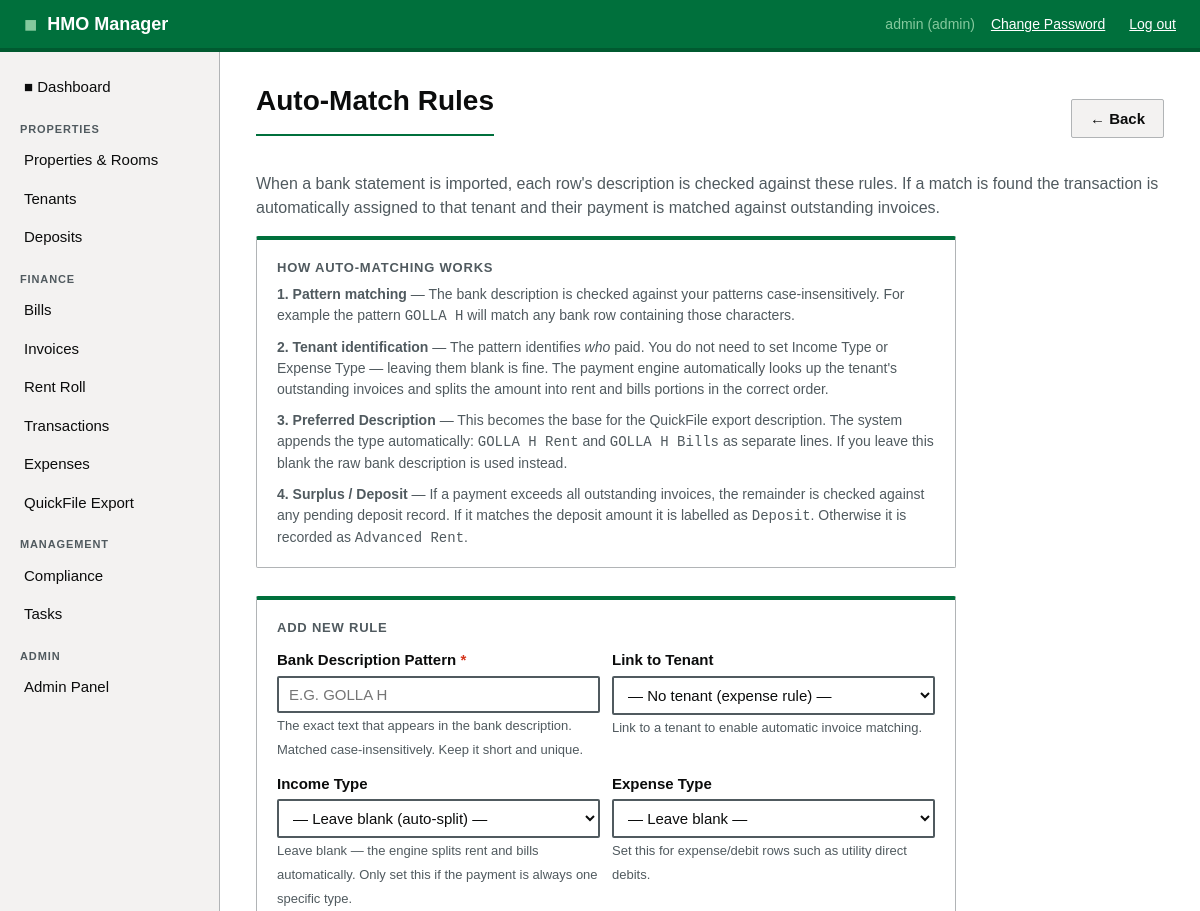
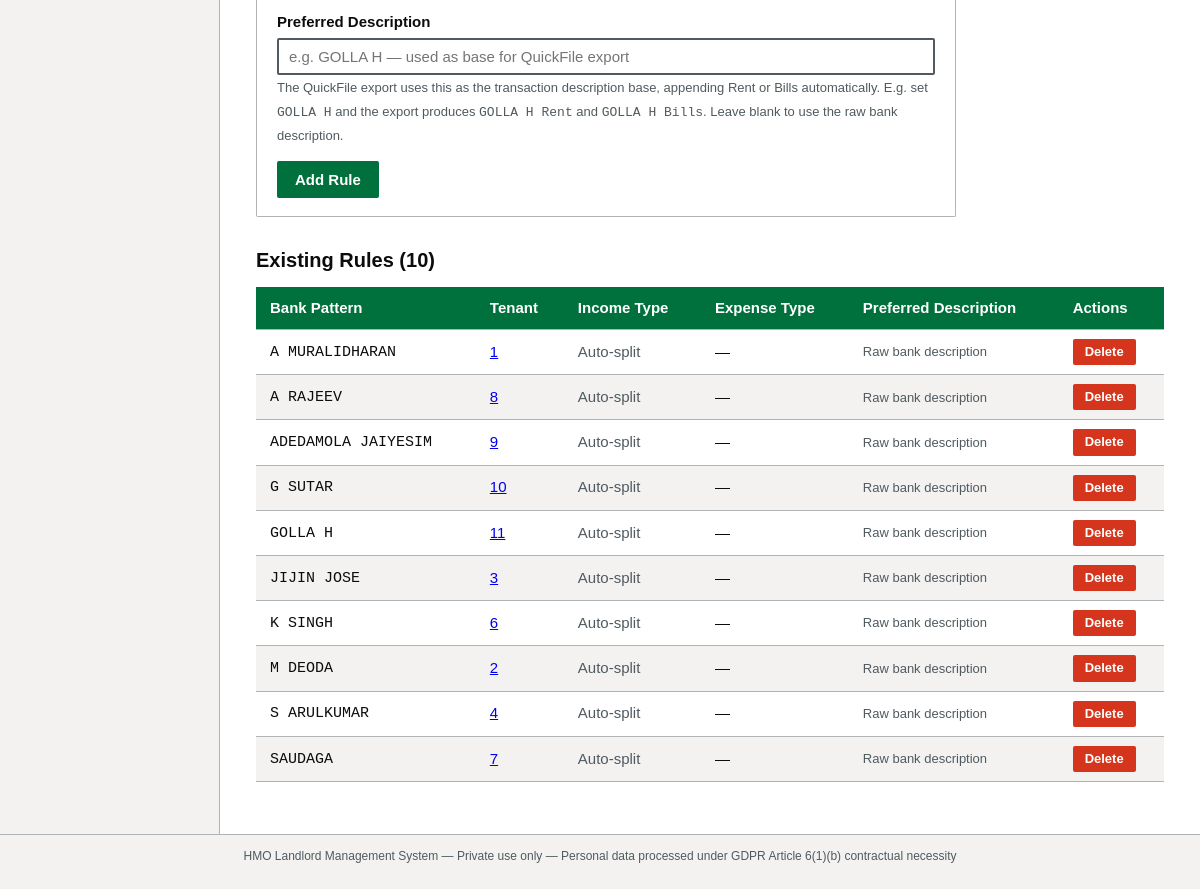
/transactions/legend (signed in), run on the app's committed database (2 pictures, top to bottom).
### app/models.py (models this page shows, shortened)
class User(UserMixin, db.Model):
    __tablename__ = 'users'
    id = db.Column(db.Integer, primary_key=True)
    username = db.Column(db.String(64), unique=True, nullable=False)
    email = db.Column(db.String(120), unique=True, nullable=False)
    password_hash = db.Column(db.String(256), nullable=False)
    role = db.Column(db.String(20), default='landlord')  # admin / landlord / tenant
    is_active = db.Column(db.Boolean, default=True)
    created_at = db.Column(db.DateTime, default=datetime.utcnow)
    properties = db.relationship('Property', backref='owner', lazy='dynamic')
    tenants = db.relationship('Tenant', backref='landlord', lazy='dynamic',
                               foreign_keys='Tenant.user_id')

class TransactionLegend(db.Model):
    __tablename__ = 'transaction_legend'
    id = db.Column(db.Integer, primary_key=True)
    user_id = db.Column(db.Integer, db.ForeignKey('users.id'), nullable=False)
    description_pattern = db.Column(db.String(200), nullable=False)
    tenant_id = db.Column(db.Integer, db.ForeignKey('tenants.id'), nullable=True)
    income_type = db.Column(db.String(100))
    expense_type = db.Column(db.String(100))
    preferred_description = db.Column(db.String(200))

### app/transactions/routes.py (the view)
@transactions_bp.route('/legend')
@login_required
@landlord_required
def legend():
    legends = TransactionLegend.query.filter_by(
        user_id=current_user.id
    ).order_by(TransactionLegend.description_pattern).all()
    tenants = Tenant.query.filter_by(
        user_id=current_user.id, is_active=True
    ).order_by(Tenant.last_name).all()
    return render_template('transactions/legend.html',
                           legends=legends, tenants=tenants)

### app/templates/transactions/legend.html (shortened to what this page needs)
{% extends "base.html" %}
{% block content %}
<div class="flex-between mb-2">
    <h1>Auto-Match Rules</h1>
    <a href="{{ url_for('transactions.index') }}" class="btn btn-secondary">&larr; Back</a>
</div>
<p class="text-muted">
    When a bank statement is imported, each row's description is checked against
    these rules. If a match is found the transaction is automatically assigned
    to that tenant and their payment is matched against outstanding invoices.
</p>
<div class="card" style="max-width:700px; margin:16px 0 28px;
                          border-top-color:var(--green-primary);">
    <div class="card-title">How Auto-Matching Works</div>
    <p style="font-size:14px; margin-bottom:10px;">
        <strong>1. Pattern matching</strong> — The bank description is checked
        against your patterns case-insensitively. For example the pattern
        <code>GOLLA H</code> will match any bank row containing those characters.
    </p>
    <p style="font-size:14px; margin-bottom:10px;">
        <strong>2. Tenant identification</strong> — The pattern identifies
        <em>who</em> paid. You do not need to set Income Type or Expense Type —
        leaving them blank is fine. The payment engine automatically looks up
        the tenant's outstanding invoices and splits the amount into rent and
        bills portions in the correct order.
    </p>
    <p style="font-size:14px; margin-bottom:10px;">
        <strong>3. Preferred Description</strong> — This becomes the base for
        the QuickFile export description. The system appends the type automatically:
        <code>GOLLA H Rent</code> and <code>GOLLA H Bills</code> as separate lines.
        If you leave this blank the raw bank description is used instead.
    </p>
    <p style="font-size:14px; margin-bottom:0;">
        <strong>4. Surplus / Deposit</strong> — If a payment exceeds all
        outstanding invoices, the remainder is checked against any pending
        deposit record. If it matches the deposit amount it is labelled as
        <code>Deposit</code>. Otherwise it is recorded as
        <code>Advanced Rent</code>.
    </p>
</div>
<div class="card" style="max-width:700px; margin-bottom:28px;">
    <div class="card-title">Add New Rule</div>
    <form method="POST" action="{{ url_for('transactions.legend_add') }}">
        <div style="display:grid; grid-template-columns:1fr 1fr; gap:12px; margin-top:12px;">
            <div class="form-group" style="margin:0;">
                <label for="description_pattern">
                    Bank Description Pattern <span style="color:var(--error);">*</span>
                </label>
                <input type="text" id="description_pattern"
                       name="description_pattern"
                       placeholder="e.g. GOLLA H"
                       style="text-transform:uppercase;">
                <span class="form-hint">
                    The exact text that appears in the bank description.
                    Matched case-insensitively. Keep it short and unique.
                </span>
            </div>
            <div class="form-group" style="margin:0;">
                <label for="tenant_id">Link to Tenant</label>
                <select id="tenant_id" name="tenant_id">
                    <option value="">— No tenant (expense rule) —</option>
                </select>
                <span class="form-hint">
                    Link to a tenant to enable automatic invoice matching.
                </span>
            </div>
            <div class="form-group" style="margin:0;">
                <label for="income_type">Income Type</label>
                <select id="income_type" name="income_type">
                    <option value="">— Leave blank (auto-split) —</option>
                </select>
                <span class="form-hint">
                    Leave blank — the engine splits rent and bills automatically.
                    Only set this if the payment is always one specific type.
                </span>
            </div>
            <div class="form-group" style="margin:0;">
                <label for="expense_type">Expense Type</label>
                <select id="expense_type" name="expense_type">
                    <option value="">— Leave blank —</option>
                </select>
                <span class="form-hint">
                    Set this for expense/debit rows such as utility direct debits.
                </span>
            </div>
            <div class="form-group" style="margin:0; grid-column:1/-1;">
                <label for="preferred_description">Preferred Description</label>
                <input type="text" id="preferred_description"
                       name="preferred_description"
                       placeholder="e.g. GOLLA H — used as base for QuickFile export">
                <span class="form-hint">
                    The QuickFile export uses this as the transaction description base,
                    appending Rent or Bills automatically. E.g. set
                    <code>GOLLA H</code> and the export produces
                    <code>GOLLA H Rent</code> and <code>GOLLA H Bills</code>.
                    Leave blank to use the raw bank description.
                </span>
            </div>
        </div>
        <button type="submit" class="btn btn-primary" style="margin-top:14px;">
            Add Rule
        </button>
    </form>
</div>
<h2>Existing Rules ({{ legends|length }})</h2>
{% if legends %}
<table>
    <thead>
        <tr>
            <th>Bank Pattern</th>
            <th>Tenant</th>
            <th>Income Type</th>
            <th>Expense Type</th>
            <th>Preferred Description</th>
            <th>Actions</th>
        </tr>
    </thead>
    <tbody>
        {% for leg in legends %}
        <tr>
            <td><code>{{ leg.description_pattern }}</code></td>
            <td>
                {% if leg.tenant_id %}
                    <a href="{{ url_for('tenants.view', tenant_id=leg.tenant_id) }}">
                        {{ leg.tenant.full_name if leg.tenant else leg.tenant_id }}
                    </a>
                {% else %}
                    <span class="text-muted">— expense —</span>
                {% endif %}
            </td>
            <td>
                {% if leg.income_type %}
                    {{ leg.income_type }}
                {% else %}
                    <span class="text-muted">Auto-split</span>
                {% endif %}
            </td>
            <td>{{ leg.expense_type or '—' }}</td>
            <td style="font-size:13px;">
                {% if leg.preferred_description %}
                    <code>{{ leg.preferred_description }}</code>
                {% else %}
                    <span class="text-muted">Raw bank description</span>
                {% endif %}
            </td>
            <td>
                <form method="POST"
                      action="{{ url_for('transactions.legend_delete',
                                 legend_id=leg.id) }}"
                      onsubmit="return confirm('Delete this rule?');">
                    <button type="submit" class="btn btn-danger btn-sm">Delete</button>
                </form>
            </td>
        </tr>
        {% endfor %}
    </tbody>
</table>
{% endif %}
{% endblock %}

### app/templates/base.html (shortened to what this page needs)
<!DOCTYPE html>
<html lang="en">
<head>
    <link rel="stylesheet" href="{{ url_for('static', filename='css/main.css') }}">
</head>
<body>
<header class="site-header">
    <div class="header-inner">
        <div class="logo">
            <span class="logo-mark">&#9632;</span>
            <span class="logo-text">HMO Manager</span>
        </div>
        {% if current_user.is_authenticated %}
        <nav class="header-nav">
            {% if current_user.role == 'tenant' %}
            <span class="user-info">&#128100; {{ current_user.username }}</span>
            {% else %}
            <span class="user-info">{{ current_user.username }} ({{ current_user.role }})</span>
            {% endif %}
            <a href="{{ url_for('auth.change_password') }}" class="btn-link" style="margin-right:8px;">Change Password</a>
            <a href="{{ url_for('auth.logout') }}" class="btn-link">Log out</a>
        </nav>
        {% endif %}
    </div>
</header>
<div class="layout">
    {% if current_user.is_authenticated %}
    <aside class="sidebar">
        <nav class="sidebar-nav">
            <ul>
            {% if current_user.role == 'tenant' %}
                <li><a href="{{ url_for('portal.index') }}" class="nav-link">&#9632; My Home</a></li>
                <li class="nav-section">My Tenancy</li>
                <li><a href="{{ url_for('portal.profile') }}" class="nav-link">My Details</a></li>
                <li><a href="{{ url_for('portal.contracts') }}" class="nav-link">My Contracts</a></li>
                <li class="nav-section">Finance</li>
                <li><a href="{{ url_for('portal.rent_roll') }}" class="nav-link">My Account</a></li>
                <li><a href="{{ url_for('portal.invoices') }}" class="nav-link">My Invoices</a></li>
                <li class="nav-section">Requests</li>
                <li><a href="{{ url_for('portal.tasks') }}" class="nav-link">My Requests</a></li>
                <li><a href="{{ url_for('portal.add_task') }}" class="nav-link">+ New Request</a></li>
            {% else %}
                <li><a href="{{ url_for('dashboard.index') }}" class="nav-link">&#9632; Dashboard</a></li>
                <li class="nav-section">Properties</li>
                <li><a href="{{ url_for('properties.index') }}" class="nav-link">Properties &amp; Rooms</a></li>
                <li><a href="{{ url_for('tenants.index') }}" class="nav-link">Tenants</a></li>
                <li><a href="{{ url_for('deposits.index') }}" class="nav-link">Deposits</a></li>
                <li class="nav-section">Finance</li>
                <li><a href="{{ url_for('bills.index') }}" class="nav-link">Bills</a></li>
                <li><a href="{{ url_for('invoices.index') }}" class="nav-link">Invoices</a></li>
                <li><a href="{{ url_for('invoices.rent_roll') }}" class="nav-link">Rent Roll</a></li>
                <li><a href="{{ url_for('transactions.index') }}" class="nav-link">Transactions</a></li>
                <li><a href="{{ url_for('expenses.index') }}" class="nav-link">Expenses</a></li>
                <li><a href="{{ url_for('reports.index') }}" class="nav-link">QuickFile Export</a></li>
                <li class="nav-section">Management</li>
                <li><a href="{{ url_for('compliance.index') }}" class="nav-link">Compliance</a></li>
                <li><a href="{{ url_for('tasks.index') }}" class="nav-link">Tasks</a></li>
                {% if current_user.role == 'admin' %}
                <li class="nav-section">Admin</li>
                <li><a href="{{ url_for('admin.index') }}" class="nav-link">Admin Panel</a></li>
                {% endif %}
            {% endif %}
            </ul>
        </nav>
    </aside>
    {% endif %}
    <main class="main-content">
        {% block content %}{% endblock %}
    </main>
</div>
<footer class="site-footer">
    <p>HMO Landlord Management System &mdash; Private use only &mdash;
    Personal data processed under GDPR Article 6(1)(b) contractual necessity</p>
</footer>
</body>
</html>

### data on the page
User: username "admin", role "admin"
TransactionLegend: description_pattern "A MURALIDHARAN", tenant "1", income_type "Auto-split", expense_type "—", preferred_description "Raw bank description"
TransactionLegend: description_pattern "A RAJEEV", tenant "8", income_type "Auto-split", expense_type "—", preferred_description "Raw bank description"
TransactionLegend: description_pattern "ADEDAMOLA JAIYESIM", tenant "9", income_type "Auto-split", expense_type "—", preferred_description "Raw bank description"
TransactionLegend: description_pattern "G SUTAR", tenant "10", income_type "Auto-split", expense_type "—", preferred_description "Raw bank description"
TransactionLegend: description_pattern "GOLLA H", tenant "11", income_type "Auto-split", expense_type "—", preferred_description "Raw bank description"
TransactionLegend: description_pattern "JIJIN JOSE", tenant "3", income_type "Auto-split", expense_type "—", preferred_description "Raw bank description"
TransactionLegend: description_pattern "K SINGH", tenant "6", income_type "Auto-split", expense_type "—", preferred_description "Raw bank description"
TransactionLegend: description_pattern "M DEODA", tenant "2", income_type "Auto-split", expense_type "—", preferred_description "Raw bank description"
TransactionLegend: description_pattern "S ARULKUMAR", tenant "4", income_type "Auto-split", expense_type "—", preferred_description "Raw bank description"
TransactionLegend: description_pattern "SAUDAGA", tenant "7", income_type "Auto-split", expense_type "—", preferred_description "Raw bank description"

### other printed values
{{ legends|length }} "10"
